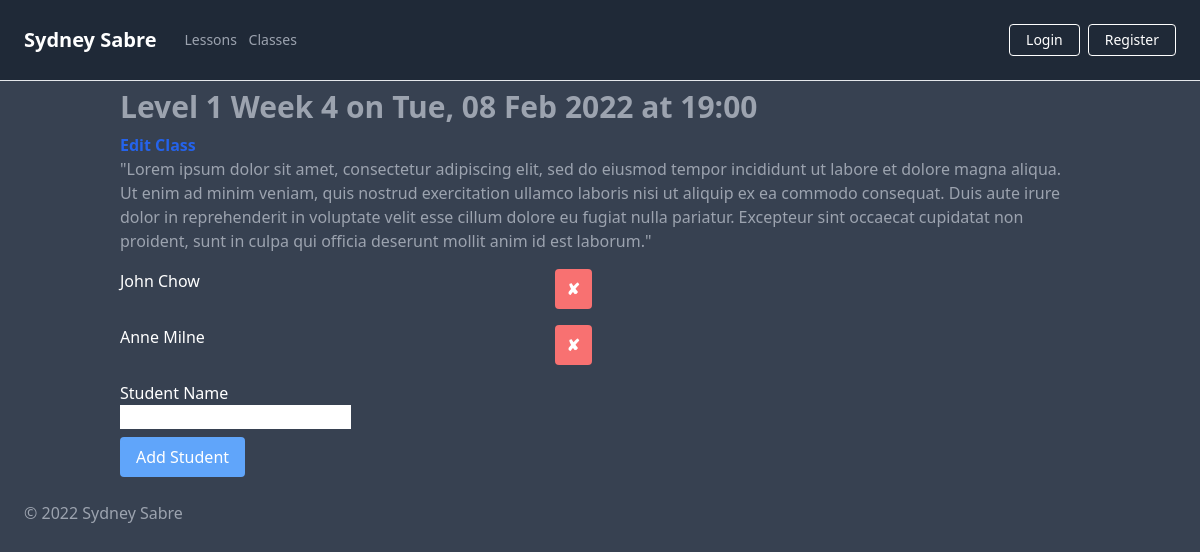
The app's page /classes/9 with its own data.
### app/models.py (models this page shows)
class ClassSlot(db.Model):
    __tablename__ = "class_slots"
    id = db.Column(db.Integer, primary_key=True)
    date = db.Column(db.Date, nullable=False)
    time = db.Column(db.Time, nullable=False)
    class_name = db.Column(db.String(250), nullable=True)
    class_description = db.Column(db.String(500), nullable=True)
    completed = db.Column(db.Boolean, default=False, nullable=True)
    students = db.relationship("Student")

class Student(db.Model):
    __tablename__ = "students"
    id = db.Column(db.Integer, primary_key=True)
    name = db.Column(db.String(250), nullable=True)
    paid = db.Column(db.Boolean, default=False, nullable=True)
    parent_id = db.Column(db.Integer, db.ForeignKey('class_slots.id'))

### app/routes.py (the view, shortened to what this page needs)
@app.route('/classes/<class_slot_id>', methods=["GET", "POST"])
def book_class(class_slot_id):
    form = BookingClassForm()
    class_slot = ClassSlot.query.get(class_slot_id)
    return render_template('class_slot.html', current_class=class_slot, form=form)

### app/forms.py
class BookingClassForm(FlaskForm):
    name = StringField("Student Name", validators=[DataRequired()])
    submit = SubmitField("Add Student")

### app/templates/class_slot.html (shortened to what this page needs)
{% extends 'base.html' %}
{% block title %}
{{ current_class.class_name }} on {{ current_class.date.strftime('%a, %d %b %Y') }} at {{ current_class.time.strftime('%H:%M') }}
{% endblock %}
{% block content %}
    <div class="container">
        <h1 class="text-gray-400 my-2 text-3xl font-bold">{{ self.title() }}</h1>
        <a class="text-blue-600 hover:text-blue-200 font-bold"
            href="{{ url_for('edit_class', class_slot_id=current_class.id) }}">
            Edit Class
        </a>
        <p class="text-gray-400">
            {{ current_class.class_description }}
        </p>
        {% for student in current_class.students %}
        <div class="flex mr-auto my-4 w-full md:w-3/4 lg:w-1/2">
            <div class="flex grow">
                <p class="text-white">
                    {{ student.name }}
                </p>
            </div>
            <div class="flex">
                <a class="bg-red-400 hover:bg-red-200 text-white font-bold mx-2 px-3 py-2 rounded"
                href="{{url_for('delete_student', student_id=student.id)}}">
                ✘
                </a>
            </div>
        </div>
        {% endfor %}
        <form action="" method="post" novalidate>
            <div class="my-2">
                <p class="text-white">
                    {{ form.name.label }}
                </p>
                <p>
                    {{ form.name }}
                </p>
            </div>
            <button class="bg-blue-400 hover:bg-blue-200 text-white font-bold py-2 px-4 rounded">{{ form.submit() }}</button>
        </form>
    </div>
{% endblock %}

### app/static/css/main.css (style rules this page uses)
html { line-height: 1.5; -webkit-text-size-adjust: 100%; -moz-tab-size: 4; -o-tab-size: 4; tab-size: 4; font-family: ui-sans-serif, system-ui, -apple-system, BlinkMacSystemFont, "Segoe UI", Roboto, "Helvetica Neue", Arial, "Noto Sans", sans-serif, "Apple Color Emoji", "Segoe UI Emoji", "Segoe UI Symbol", "Noto Color Emoji"; }
body { margin: 0; line-height: inherit; }
h1, h2, h3, h4, h5, h6 { font-size: inherit; font-weight: inherit; }
a { color: inherit; text-decoration: inherit; }
button, input, optgroup, select, textarea { font-family: inherit; font-size: 100%; line-height: inherit; color: inherit; margin: 0; padding: 0; }
button, select { text-transform: none; }
button, [type='button'], [type='reset'], [type='submit'] { -webkit-appearance: button; background-color: transparent; background-image: none; }
blockquote, dl, dd, h1, h2, h3, h4, h5, h6, hr, figure, p, pre { margin: 0; }
input::placeholder, textarea::placeholder { opacity: 1; color: #9ca3af; }
button, [role="button"] { cursor: pointer; }
.container { width: 100%; margin-right: auto; margin-left: auto; padding-right: 2rem; padding-left: 2rem; }
@media (min-width: 640px) { .container { max-width: 640px; } }
@media (min-width: 768px) { .container { max-width: 768px; } }
@media (min-width: 1024px) { .container { max-width: 1024px; } }
.my-2 { margin-top: 0.5rem; margin-bottom: 0.5rem; }
.my-4 { margin-top: 1rem; margin-bottom: 1rem; }
.mx-2 { margin-left: 0.5rem; margin-right: 0.5rem; }
.mr-auto { margin-right: auto; }
.flex { display: flex; }
.w-full { width: 100%; }
.grow { flex-grow: 1; }
.rounded { border-radius: 0.25rem; }
.bg-gray-700 { --tw-bg-opacity: 1; background-color: rgb(55 65 81 / var(--tw-bg-opacity)); }
.bg-blue-400 { --tw-bg-opacity: 1; background-color: rgb(96 165 250 / var(--tw-bg-opacity)); }
.bg-red-400 { --tw-bg-opacity: 1; background-color: rgb(248 113 113 / var(--tw-bg-opacity)); }
.px-4 { padding-left: 1rem; padding-right: 1rem; }
.py-2 { padding-top: 0.5rem; padding-bottom: 0.5rem; }
.px-3 { padding-left: 0.75rem; padding-right: 0.75rem; }
.text-3xl { font-size: 1.875rem; line-height: 2.25rem; }
.font-bold { font-weight: 700; }
.text-white { --tw-text-opacity: 1; color: rgb(255 255 255 / var(--tw-text-opacity)); }
.text-gray-400 { --tw-text-opacity: 1; color: rgb(156 163 175 / var(--tw-text-opacity)); }
.text-blue-600 { --tw-text-opacity: 1; color: rgb(37 99 235 / var(--tw-text-opacity)); }
@media (min-width: 768px) { .md\:w-3\/4 { width: 75%; } }
@media (min-width: 1024px) { .lg\:w-1\/2 { width: 50%; } }

### records on screen
ClassSlot: class_name "Level 1 Week 4", date "Tue, 08 Feb 2022", time "19:00", class_description "\"Lorem ipsum dolor sit amet, consectetur adipiscing elit, sed do eiusmod tempor incididunt ut labore et dolore magna aliqua. Ut enim ad minim veniam, quis nostrud exercitation ullamco laboris nisi ut aliquip ex ea commodo consequat. Duis aute irure dolor in reprehenderit in voluptate velit esse cillum dolore eu fugiat nulla pariatur. Excepteur sint occaecat cupidatat non proident, sunt in culpa qui officia deserunt mollit anim id est laborum.\""
Student: name "John Chow"
Student: name "Anne Milne"
